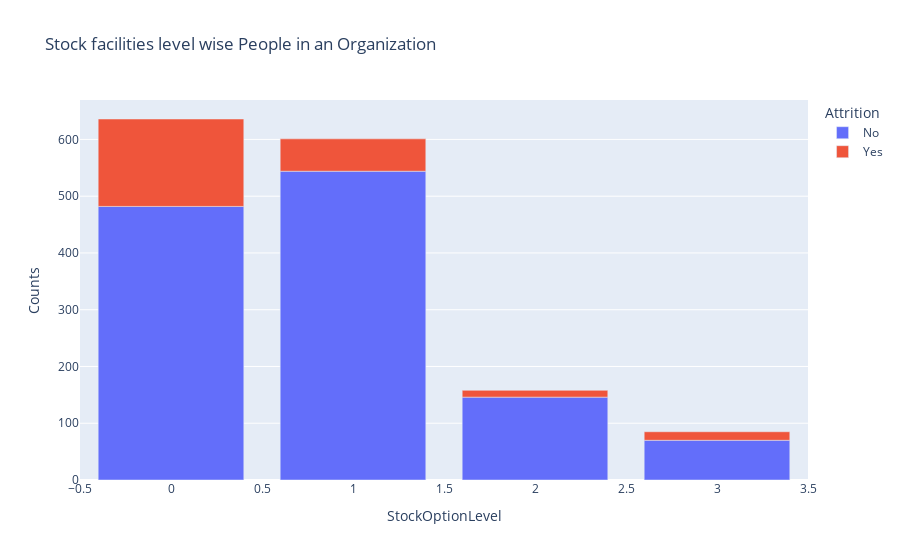

The notebook cell saved with this chart:
### Markdown cell above
Observation With an increasing job satisfaction, the attrition rates decrease as can be seen in the chart above. Also from range 1-2 range we can infer (as seen above in Environment Satisfaction), the attrition level falls, but raises from 2-3, where the people tend to coose better opportunities.

### Code cell
stock_att=data.groupby(['StockOptionLevel','Attrition']).apply(lambda x:x['DailyRate'].count()).reset_index(name='Counts')
px.bar(stock_att,x='StockOptionLevel',y='Counts',color='Attrition',title='Stock facilities level wise People in an Organization')

### Figure 1 — Plotly figure (JSON) as saved in the notebook; plotly's stock layout.template omitted (floating-point values rounded to 4 significant figures)
{"data": [{"alignmentgroup": "True", "hovertemplate": "Attrition=No<br>StockOptionLevel=%{x}<br>Counts=%{y}<extra></extra>", "legendgroup": "No", "marker": {"color": "#636efa", "pattern": {"shape": ""}}, "name": "No", "offsetgroup": "No", "orientation": "v", "showlegend": true, "textposition": "auto", "type": "bar", "x": [0, 1, 2, 3], "xaxis": "x", "y": [482, 544, 146, 70], "yaxis": "y"}, {"alignmentgroup": "True", "hovertemplate": "Attrition=Yes<br>StockOptionLevel=%{x}<br>Counts=%{y}<extra></extra>", "legendgroup": "Yes", "marker": {"color": "#EF553B", "pattern": {"shape": ""}}, "name": "Yes", "offsetgroup": "Yes", "orientation": "v", "showlegend": true, "textposition": "auto", "type": "bar", "x": [0, 1, 2, 3], "xaxis": "x", "y": [154, 57, 12, 15], "yaxis": "y"}], "layout": {"barmode": "relative", "legend": {"title": {"text": "Attrition"}, "tracegroupgap": 0}, "title": {"text": "Stock facilities level wise People in an Organization"}, "xaxis": {"anchor": "y", "domain": [0, 1], "title": {"text": "StockOptionLevel"}}, "yaxis": {"anchor": "x", "domain": [0, 1], "title": {"text": "Counts"}}}}
